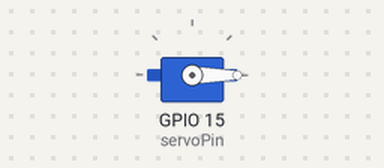
Simulated run of this sketch. Board: ESP32. Shown: servo.

Above: at 0.05 s.
At 1.5 s:
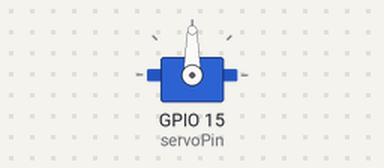
At 3.0 s:
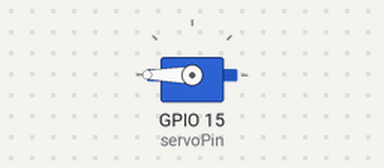
Timing chart, 0 to 6.9 s (numbered marks = the images above):
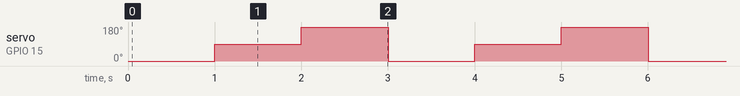

The sketch:

esp32.ino
```cpp
// requires `esp32servo` library installed

#include <ESP32Servo.h>

Servo myServo;
int servoPin = 15;  // GPIO 16

void setup() {
  Serial.begin(115200);
  myServo.attach(servoPin);
}

void loop() {
  myServo.write(0);
  delay(1000);

  myServo.write(90);
  delay(1000);

  myServo.write(180);
  delay(1000);
}
```

Measured:
- by itself, servo on GPIO 15 (servoPin): repeats every 3.0 s: 180° 1.0 s, 0° 1.0 s, 90° 1.0 s
